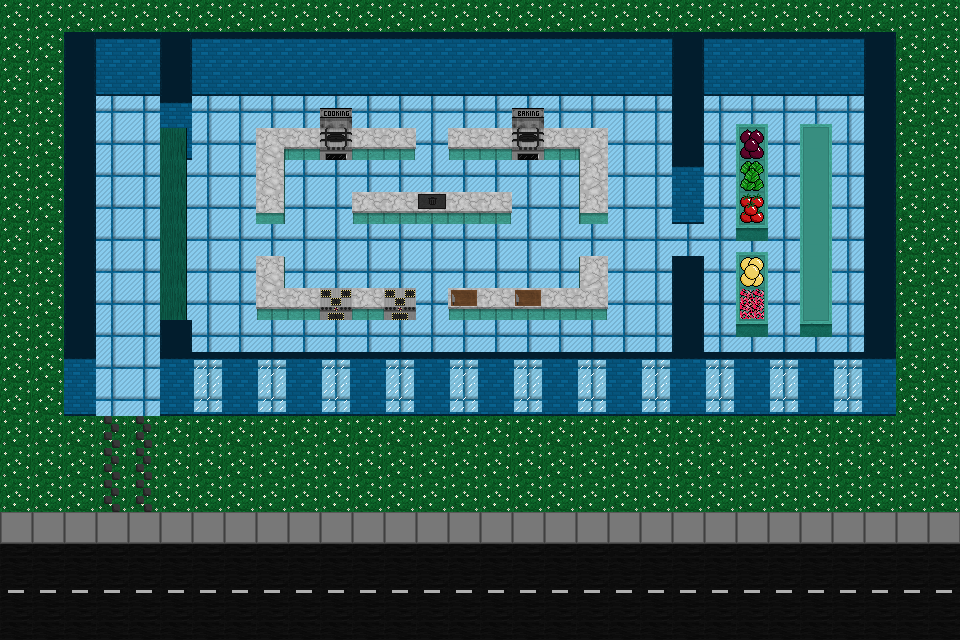

Rendered tile map (Tiled .tmx) drawn with the repository's tilesets; below, a short description and the map source with its tile grids summarised:
An orthogonal 30x20 tile map with 32x32 px tiles, 4 tile layers (Floor, Walls, Extras, Front) and 63 objects (CustomerSpawn, PlayerSpawn).

<map version="1.9" tiledversion="1.9.2" orientation="orthogonal" renderorder="left-up" width="30" height="20" tilewidth="32" tileheight="32" infinite="0" nextlayerid="9" nextobjectid="145">
 <tileset firstgid="1" source="Tile Images.tsx" />
 <layer id="4" name="Floor" width="30" height="20">
  <data>[600 cells, 312 non-empty, 1 distinct tile ids]</data>
 </layer>
 <layer id="5" name="Walls" width="30" height="20">
  <data>[600 cells, 129 non-empty, 20 distinct tile ids]</data>
 </layer>
 <layer id="6" name="Extras" width="30" height="20">
  <data>[600 cells, 307 non-empty, 17 distinct tile ids]</data>
 </layer>
 <layer id="7" name="Front" width="30" height="20">
  <data>[600 cells, 52 non-empty, 8 distinct tile ids]</data>
 </layer>
 <objectgroup id="3" name="Interact" visible="0">
  <object id="98" x="352" y="190" width="32" height="36">
   <properties>
    <property name="handX" type="float" value="9" />
    <property name="handY" type="float" value="23" />
    <property name="objectType" value="Counter" />
   </properties>
  </object>
  <object id="99" x="384" y="190" width="32" height="36">
   <properties>
    <property name="handX" type="float" value="9" />
    <property name="handY" type="float" value="23" />
    <property name="objectType" value="Counter" />
   </properties>
  </object>
  <object id="100" x="416" y="190" width="32" height="36">
   <properties>
    <property name="objectType" value="Bin" />
   </properties>
  </object>
  <object id="101" x="448" y="190" width="32" height="36">
   <properties>
    <property name="handX" type="float" value="9" />
    <property name="handY" type="float" value="23" />
    <property name="objectType" value="Counter" />
   </properties>
  </object>
  <object id="102" x="480" y="190" width="32" height="36">
   <properties>
    <property name="handX" type="float" value="9" />
    <property name="handY" type="float" value="23" />
    <property name="objectType" value="Counter" />
   </properties>
  </object>
  <object id="103" x="288" y="126" width="32" height="36">
   <properties>
    <property name="handX" type="float" value="9" />
    <property name="handY" type="float" value="23" />
    <property name="objectType" value="Counter" />
   </properties>
  </object>
  <object id="105" x="352" y="126" width="32" height="36">
   <properties>
    <property name="handX" type="float" value="9" />
    <property name="handY" type="float" value="23" />
    <property name="objectType" value="Counter" />
   </properties>
  </object>
  <object id="106" x="384" y="126" width="32" height="36">
   <properties>
    <property name="handX" type="float" value="9" />
    <property name="handY" type="float" value="23" />
    <property name="objectType" value="Counter" />
   </properties>
  </object>
  <object id="107" x="448" y="126" width="32" height="36">
   <properties>
    <property name="handX" type="float" value="9" />
    <property name="handY" type="float" value="23" />
    <property name="objectType" value="Counter" />
   </properties>
  </object>
  <object id="108" x="480" y="126" width="32" height="36">
   <properties>
    <property name="handX" type="float" value="9" />
    <property name="handY" type="float" value="23" />
    <property name="objectType" value="Counter" />
   </properties>
  </object>
  <object id="109" x="512" y="126" width="32" height="36">
   <properties>
    <property name="handX" type="float" value="9" />
    <property name="handY" type="float" value="23" />
    <property name="objectType" value="Baking" />
   </properties>
  </object>
  <object id="110" x="544" y="126" width="32" height="36">
   <properties>
    <property name="handX" type="float" value="9" />
    <property name="handY" type="float" value="23" />
    <property name="objectType" value="Counter" />
   </properties>
  </object>
  <object id="111" x="320" y="126" width="32" height="36">
   <properties>
    <property name="handX" type="float" value="9" />
    <property name="handY" type="float" value="23" />
    <property name="objectType" value="Cooking" />
   </properties>
  </object>
  <object id="112" x="254" y="160" width="33" height="32">
   <properties>
    <property name="handX" type="float" value="10" />
    <property name="handY" type="float" value="16" />
    <property name="objectType" value="Counter" />
   </properties>
  </object>
  <object id="113" x="254" y="192" width="33" height="32">
   <properties>
    <property name="handX" type="float" value="10" />
    <property name="handY" type="float" value="16" />
    <property name="objectType" value="Counter" />
   </properties>
  </object>
  <object id="114" x="254" y="256" width="33" height="32">
   <properties>
    <property name="handX" type="float" value="10" />
    <property name="handY" type="float" value="16" />
    <property name="objectType" value="Counter" />
   </properties>
  </object>
  <object id="115" x="577" y="256" width="33" height="32">
   <properties>
    <property name="handX" type="float" value="12" />
    <property name="handY" type="float" value="16" />
    <property name="objectType" value="Counter" />
   </properties>
  </object>
  <object id="116" x="577" y="192" width="33" height="32">
   <properties>
    <property name="handX" type="float" value="12" />
    <property name="handY" type="float" value="16" />
    <property name="objectType" value="Counter" />
   </properties>
  </object>
  <object id="118" x="577" y="160" width="33" height="32">
   <properties>
    <property name="handX" type="float" value="12" />
    <property name="handY" type="float" value="16" />
    <property name="objectType" value="Counter" />
   </properties>
  </object>
  <object id="120" x="288" y="286" width="32" height="36">
   <properties>
    <property name="handX" type="float" value="9" />
    <property name="handY" type="float" value="23" />
    <property name="objectType" value="Counter" />
   </properties>
  </object>
  <object id="121" x="320" y="286" width="32" height="36">
   <properties>
    <property name="hand1X" type="float" value="3" />
    <property name="hand1Y" type="float" value="24" />
    <property name="hand2X" type="float" value="24" />
    <property name="hand2Y" type="float" value="25" />
    <property name="hand3X" type="float" value="14" />
    <property name="hand3Y" type="float" value="16" />
    <property name="handX" type="float" value="0" />
    <property name="handY" type="float" value="23" />
    <property name="objectType" value="Assembly" />
   </properties>
  </object>
  </objectgroup>
 <objectgroup id="8" name="Map">
  <!-- 23 objects omitted --></objectgroup>
 <objectgroup id="2" name="Collision Layer" visible="0">
  <!-- 21 objects omitted --></objectgroup>
</map>
<!-- 42 of 63 objects omitted -->
